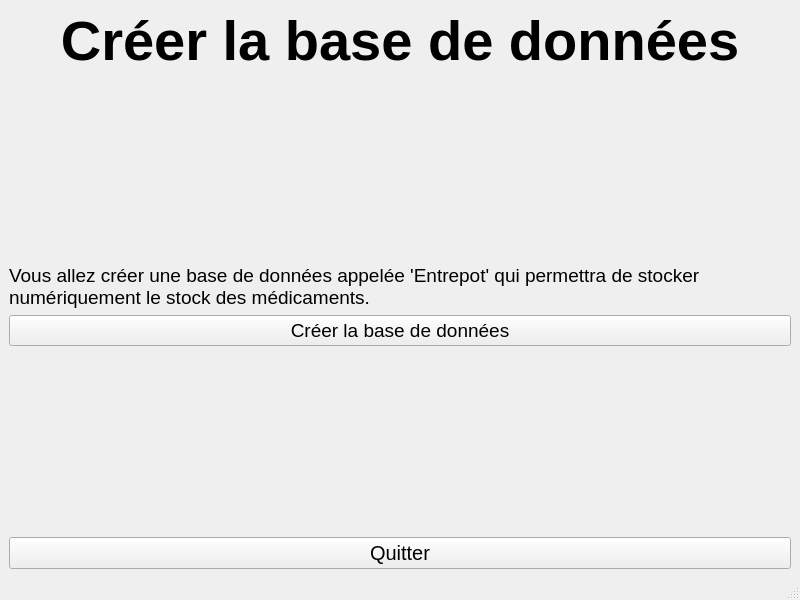
<?xml version="1.0" encoding="UTF-8"?>
<ui version="4.0">
 <class>FenetreBDDCreer</class>
 <widget class="QMainWindow" name="FenetreBDDCreer">
  <property name="geometry">
   <rect>
    <x>0</x>
    <y>0</y>
    <width>800</width>
    <height>600</height>
   </rect>
  </property>
  <property name="windowTitle">
   <string>PharmacieManager - Base de données</string>
  </property>
  <widget class="QWidget" name="centralwidget">
   <layout class="QVBoxLayout" name="verticalLayout">
    <item>
     <widget class="QLabel" name="Menu">
      <property name="font">
       <font>
        <pointsize>42</pointsize>
        <bold>true</bold>
       </font>
      </property>
      <property name="text">
       <string>Créer la base de données</string>
      </property>
      <property name="textFormat">
       <enum>Qt::TextFormat::AutoText</enum>
      </property>
      <property name="alignment">
       <set>Qt::AlignmentFlag::AlignCenter</set>
      </property>
      <property name="wordWrap">
       <bool>true</bool>
      </property>
      <property name="textInteractionFlags">
       <set>Qt::TextInteractionFlag::NoTextInteraction</set>
      </property>
     </widget>
    </item>
    <item>
     <spacer name="verticalSpacer">
      <property name="orientation">
       <enum>Qt::Orientation::Vertical</enum>
      </property>
      <property name="sizeHint" stdset="0">
       <size>
        <width>20</width>
        <height>40</height>
       </size>
      </property>
     </spacer>
    </item>
    <item>
     <widget class="QLabel" name="CreerInfo">
      <property name="font">
       <font>
        <pointsize>14</pointsize>
       </font>
      </property>
      <property name="text">
       <string>Vous allez créer une base de données appelée 'Entrepot' qui permettra de stocker numériquement le stock des médicaments. </string>
      </property>
      <property name="wordWrap">
       <bool>true</bool>
      </property>
      <property name="textInteractionFlags">
       <set>Qt::TextInteractionFlag::NoTextInteraction</set>
      </property>
     </widget>
    </item>
    <item>
     <widget class="QPushButton" name="BDDCreerCreer">
      <property name="font">
       <font>
        <pointsize>14</pointsize>
       </font>
      </property>
      <property name="text">
       <string>Créer la base de données</string>
      </property>
     </widget>
    </item>
    <item>
     <spacer name="verticalSpacer_2">
      <property name="orientation">
       <enum>Qt::Orientation::Vertical</enum>
      </property>
      <property name="sizeHint" stdset="0">
       <size>
        <width>20</width>
        <height>40</height>
       </size>
      </property>
     </spacer>
    </item>
    <item>
     <widget class="QPushButton" name="BDDCreerQuitter">
      <property name="font">
       <font>
        <pointsize>15</pointsize>
       </font>
      </property>
      <property name="text">
       <string>Quitter</string>
      </property>
     </widget>
    </item>
   </layout>
  </widget>
  <widget class="QStatusBar" name="statusbar"/>
 </widget>
 <resources/>
 <connections/>
</ui>
